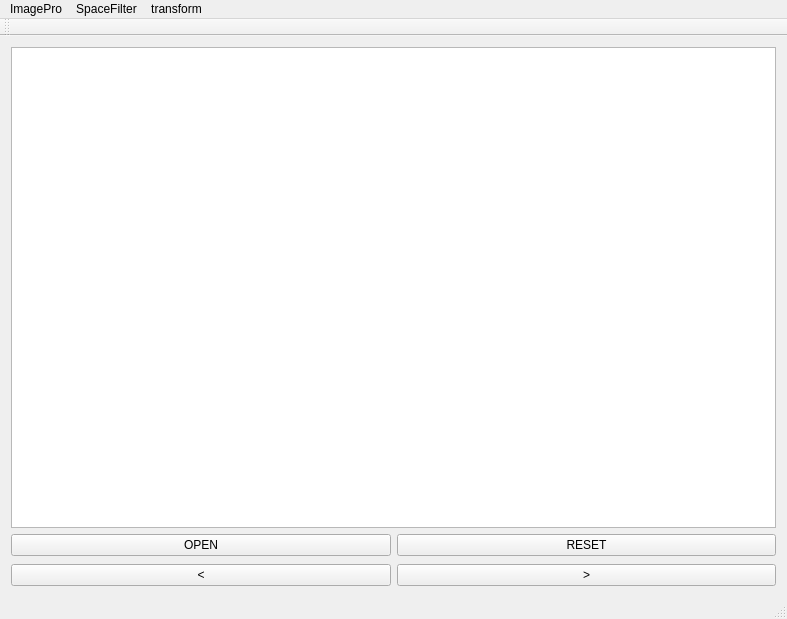
<?xml version="1.0" encoding="UTF-8"?>
<ui version="4.0">
 <class>MainWindow</class>
 <widget class="QMainWindow" name="MainWindow">
  <property name="geometry">
   <rect>
    <x>0</x>
    <y>0</y>
    <width>787</width>
    <height>619</height>
   </rect>
  </property>
  <property name="windowTitle">
   <string>MainWindow</string>
  </property>
  <widget class="QWidget" name="centralWidget">
   <layout class="QVBoxLayout" name="verticalLayout">
    <item>
     <widget class="QGraphicsView" name="graphicsView"/>
    </item>
    <item>
     <layout class="QHBoxLayout" name="horizontalLayout">
      <property name="bottomMargin">
       <number>2</number>
      </property>
      <item>
       <widget class="QPushButton" name="openButton">
        <property name="text">
         <string>OPEN</string>
        </property>
       </widget>
      </item>
      <item>
       <widget class="QPushButton" name="resetButton">
        <property name="text">
         <string>RESET</string>
        </property>
       </widget>
      </item>
     </layout>
    </item>
    <item>
     <layout class="QHBoxLayout" name="horizontalLayout_2">
      <item>
       <widget class="QPushButton" name="lastButton">
        <property name="text">
         <string>&lt;</string>
        </property>
       </widget>
      </item>
      <item>
       <widget class="QPushButton" name="nextButton">
        <property name="text">
         <string>&gt;</string>
        </property>
       </widget>
      </item>
     </layout>
    </item>
   </layout>
  </widget>
  <widget class="QMenuBar" name="menuBar">
   <property name="geometry">
    <rect>
     <x>0</x>
     <y>0</y>
     <width>787</width>
     <height>26</height>
    </rect>
   </property>
   <property name="nativeMenuBar">
    <bool>true</bool>
   </property>
   <widget class="QMenu" name="menuImagePro">
    <property name="title">
     <string>ImagePro</string>
    </property>
    <addaction name="actionrgb2gray"/>
    <addaction name="actionlog"/>
    <addaction name="actionreverse"/>
    <addaction name="actioncontrast"/>
    <addaction name="actionhisbalance"/>
    <addaction name="actionhisrgbbalance"/>
   </widget>
   <widget class="QMenu" name="menuSpaceFilter">
    <property name="title">
     <string>SpaceFilter</string>
    </property>
    <addaction name="actionLinear"/>
    <addaction name="separator"/>
    <addaction name="actionGauss"/>
    <addaction name="actionBilateral"/>
    <addaction name="separator"/>
    <addaction name="actionMedian"/>
    <addaction name="actionEroding"/>
    <addaction name="actionDilating"/>
    <addaction name="separator"/>
    <addaction name="actionfrequency"/>
   </widget>
   <widget class="QMenu" name="menutransform">
    <property name="title">
     <string>transform</string>
    </property>
    <addaction name="actionaffinetransform"/>
   </widget>
   <addaction name="menuImagePro"/>
   <addaction name="menuSpaceFilter"/>
   <addaction name="menutransform"/>
  </widget>
  <widget class="QToolBar" name="mainToolBar">
   <attribute name="toolBarArea">
    <enum>TopToolBarArea</enum>
   </attribute>
   <attribute name="toolBarBreak">
    <bool>false</bool>
   </attribute>
  </widget>
  <widget class="QStatusBar" name="statusBar"/>
  <action name="actionrgb2gray">
   <property name="text">
    <string>rgb2gray</string>
   </property>
  </action>
  <action name="actionlog">
   <property name="text">
    <string>log</string>
   </property>
  </action>
  <action name="actionreverse">
   <property name="text">
    <string>reverse</string>
   </property>
  </action>
  <action name="actioncontrast">
   <property name="text">
    <string>contrast</string>
   </property>
  </action>
  <action name="actionhisbalance">
   <property name="text">
    <string>hisbalance</string>
   </property>
  </action>
  <action name="actionhisrgbbalance">
   <property name="text">
    <string>hisrgbbalance</string>
   </property>
  </action>
  <action name="actionLinear">
   <property name="text">
    <string>Linear</string>
   </property>
  </action>
  <action name="actionGauss">
   <property name="text">
    <string>Gauss</string>
   </property>
  </action>
  <action name="actionBilateral">
   <property name="text">
    <string>Bilateral</string>
   </property>
  </action>
  <action name="actionMedian">
   <property name="text">
    <string>Median</string>
   </property>
  </action>
  <action name="actionEroding">
   <property name="text">
    <string>Eroding</string>
   </property>
  </action>
  <action name="actionDilating">
   <property name="text">
    <string>Dilating</string>
   </property>
  </action>
  <action name="actionfrequency">
   <property name="text">
    <string>frequency</string>
   </property>
  </action>
  <action name="actionaffinetransform">
   <property name="text">
    <string>affinetransform</string>
   </property>
  </action>
 </widget>
 <layoutdefault spacing="6" margin="11"/>
 <resources/>
 <connections/>
</ui>
